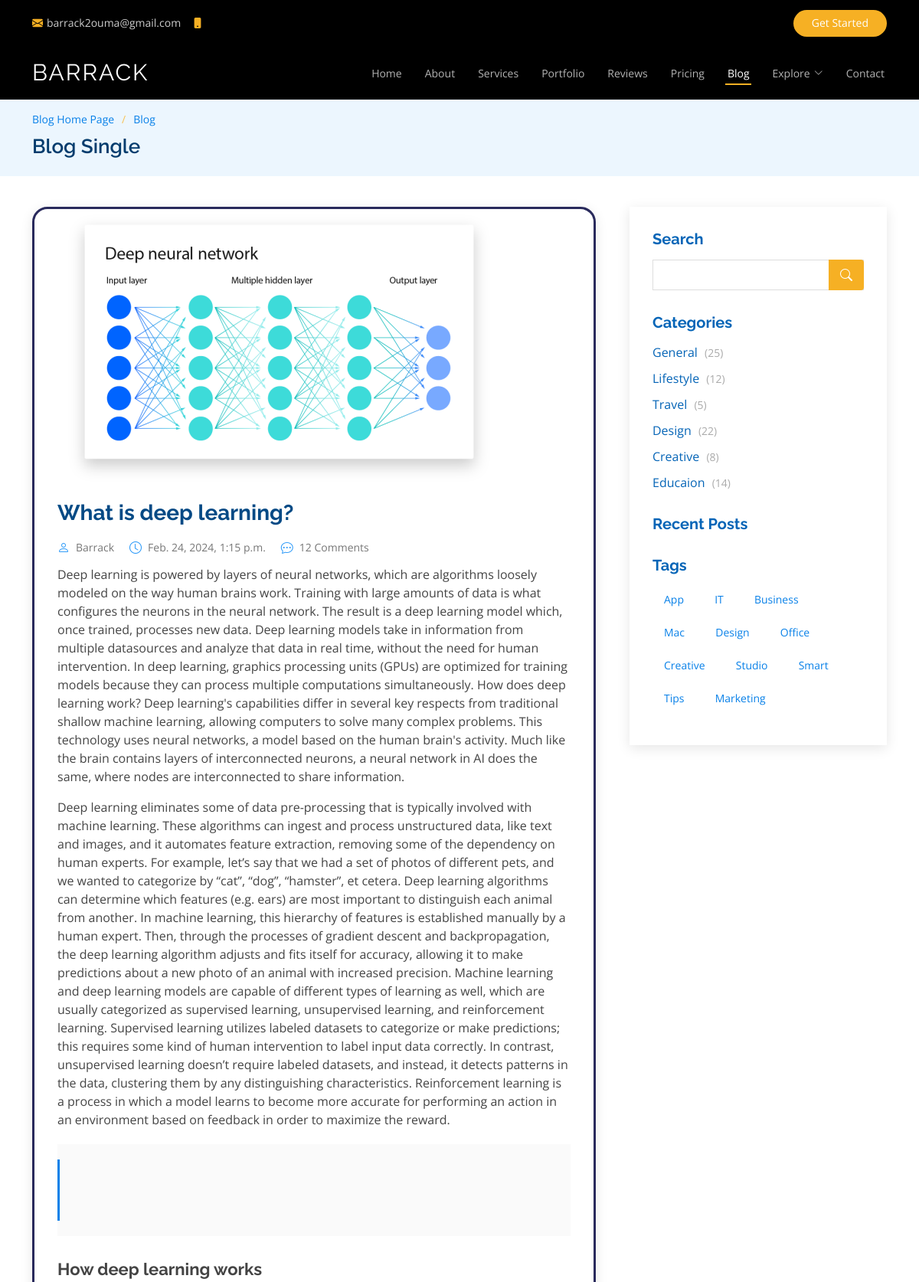
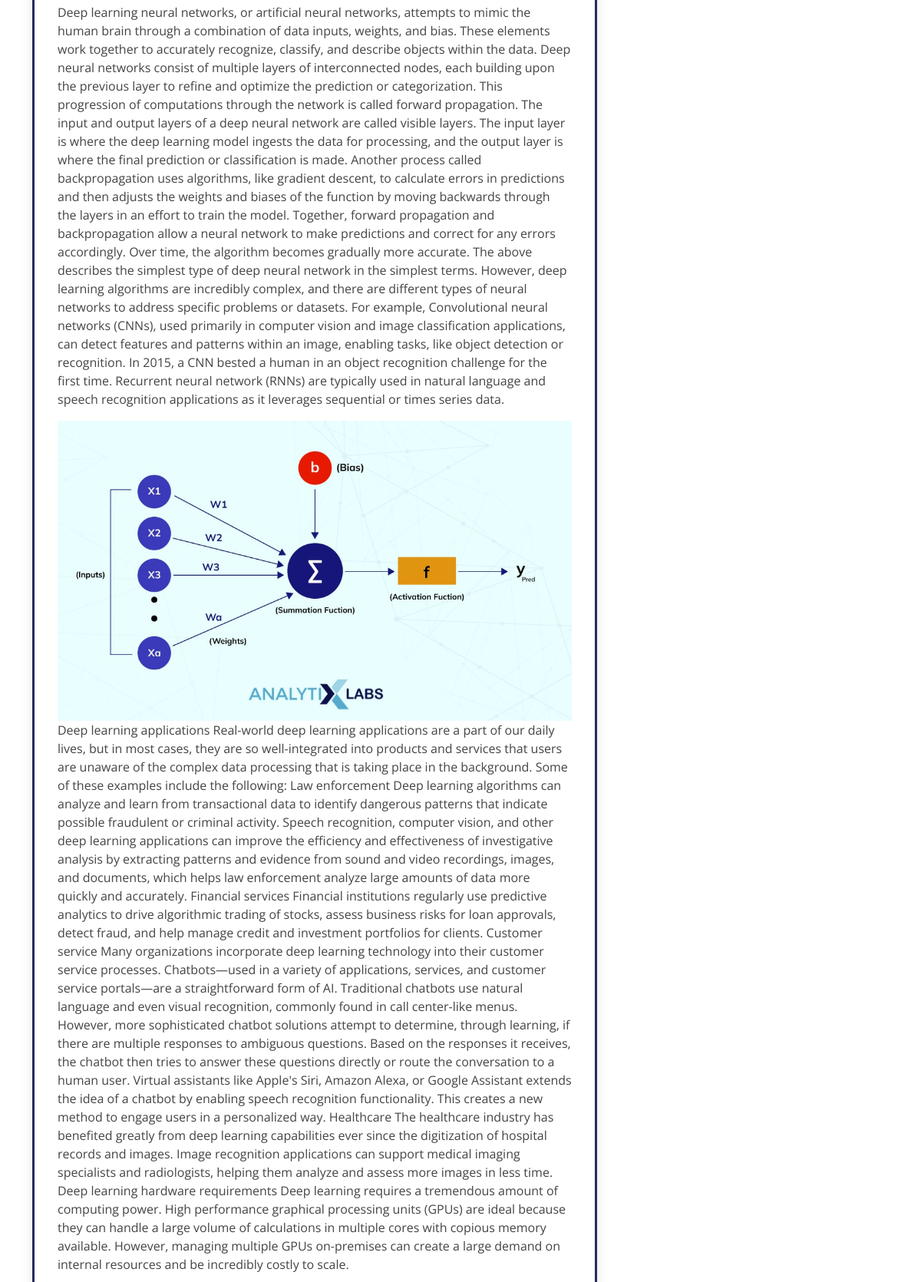
The page /blog_single/what-is-deep-learning/ (upper part) on the database its author committed (2 pictures, top to bottom).
### myapp/models.py (models this page shows, shortened)
class Post(models.Model):
    title = models.CharField(max_length=100)
    slug = models.SlugField(unique=True, blank=True)  # Make sure blank is allowed
    intro = models.TextField()
    paragraph_1 = models.TextField()
    my_back_quote = models.TextField()
    subheading = models.TextField()
    paragraph_2 = models.TextField()
    paragraph_3 = models.TextField()
    conclusion = models.TextField()
    created_at = models.DateTimeField(default=datetime.now, blank=True)
    image = models.ImageField(upload_to='uploads/', blank=True,null=True)
    image_2 = models.ImageField(upload_to='uploads/', blank=True, null=True)
    class Meta:
        ordering = ('-created_at',)

### myapp/views.py (the view)
# urls.py: path('blog_single/<slug:slug>/', views.blog_single, name='blog_single'),
def blog_single(request, slug):
    post = get_object_or_404(Post, slug=slug)
    return render(request, 'blog_single.html', {'post': post})

### templates/blog_single.html (shortened to what this page needs)
{% load static %}
<!DOCTYPE html>
<html lang="en">
  <head>
    <link href="{% static 'assets/vendor/animate.css/animate.min.css' %}" rel="stylesheet" />
    <link href="{% static 'assets/vendor/aos/aos.css' %}" rel="stylesheet" />
    <link
      href="{% static 'assets/vendor/bootstrap/css/bootstrap.min.css' %}"
      rel="stylesheet"
    />
    <link
      href="{% static 'assets/vendor/bootstrap-icons/bootstrap-icons.css' %}"
      rel="stylesheet"
    />
    <link href="{% static 'assets/vendor/boxicons/css/boxicons.min.css' %}" rel="stylesheet" />
    <link
      href="{% static 'assets/vendor/glightbox/css/glightbox.min.css' %}"
      rel="stylesheet"
    />
    <link href="{% static 'assets/vendor/remixicon/remixicon.css' %}" rel="stylesheet" />
    <link href="{% static 'assets/vendor/swiper/swiper-bundle.min.css' %}" rel="stylesheet" />
    <link href="{% static 'assets/css/style.css' %}" rel="stylesheet" />
  </head>
  <body>
    <div
      id="topbar"
      class="fixed-top d-flex align-items-center topbar-inner-pages"
    >
      <div
        class="container d-flex align-items-center justify-content-center justify-content-md-between"
      >
        <div class="contact-info d-flex align-items-center">
          <i class="bi bi-envelope-fill"></i
          ><a href="mailto:contact@example.com">barrack2ouma@gmail.com</a>
          <i class="bi bi-phone-fill phone-icon"></i> +254 7699 46415
        </div>
        <div class="cta d-none d-md-block">
          <a href="#about" class="scrollto">Get Started</a>
        </div>
      </div>
    </div>
    <header
      id="header"
      class="fixed-top d-flex align-items-center header-inner-pages"
    >
      <div class="container d-flex align-items-center justify-content-between">
        <h1 class="logo"><a href="{% url 'index' %}">BARRACK</a></h1>
        <nav id="navbar" class="navbar">
          <ul>
            <li><a class="nav-link scrollto" href="{% url 'index' %}">Home</a></li>
            <li><a class="nav-link scrollto" href="{% url 'index' %}#about">About</a></li>
            <li><a class="nav-link scrollto" href="{% url 'index' %}#services">Services</a></li>
            <li>
              <a class="nav-link scrollto" href="{% url 'index' %}#portfolio">Portfolio</a>
            </li>
            <li><a class="nav-link scrollto" href="{% url 'index' %}#team">Reviews</a></li>
            <li><a class="nav-link scrollto" href="{% url 'index' %}#pricing">Pricing</a></li>
            <li><a class="active" href="{% url 'blog' %}">Blog</a></li>
            <li class="dropdown">
              <a href="#"
                ><span>Explore</span> <i class="bi bi-chevron-down"></i
              ></a>
            </li>
            <li><a class="nav-link scrollto" href="{% url 'index' %}#contact">Contact</a></li>
          </ul>
        </nav>
      </div>
    </header>
    <main id="main">
      <section id="breadcrumbs" class="breadcrumbs">
        <div class="container">
          <ol>
            <li><a href="{% url 'blog' %}">Blog Home Page</a></li>
            <li><a href="{% url 'blog' %}">Blog</a></li>
          </ol>
          <h2>Blog Single</h2>
        </div>
      </section>
      <section id="blog" class="blog">
        <div class="container" data-aos="fade-up">
          <div class="row">
            <div class="col-lg-8 entries">
              <article class="entry entry-single">
                {% if post.image %}
                <div class="entry-img">
                  <img
                    src="{{ post.image.url }}"
                    alt=""
                    class="img-fluid"
                  />
                </div>
                {% endif %}
                <h2 class="entry-title">
                  <a href="{% url 'blog_single' slug=post.slug %}"
                    >{{ post.title }}</a
                  >
                </h2>
                <div class="entry-meta">
                  <ul>
                    <li class="d-flex align-items-center">
                      <i class="bi bi-person"></i>
                      <a href="#">Barrack</a>
                    </li>
                    <li class="d-flex align-items-center">
                      <i class="bi bi-clock"></i>
                      <a href="#"
                        ><time datetime="2020-01-01">{{ post.created_at }}</time></a
                      >
                    </li>
                    <li class="d-flex align-items-center">
                      <i class="bi bi-chat-dots"></i>
                      <a href="#">12 Comments</a>
                    </li>
                  </ul>
                </div>
                <div class="entry-content">
                  <p>
                    {{post.intro}}
                  </p>
                  <p>
                    {{post.paragraph_1}}
                  <blockquote>
                  </blockquote>
                  <h3>{{post.subheading}}</h3>
                  <p>
                    {{post.paragraph_2}}
                  </p>
                  {% if post.image %}
                  <img
                    src="{{ post.image_2.url }}"
                    class="img-fluid"
                    alt=""
                  />
                  {% endif %}
                  <p>
                    {{post.paragraph_3}}
                  </p>
                </div>
              </article>
            </div>
            <div class="col-lg-4">
              <div class="sidebar">
                <h3 class="sidebar-title">Search</h3>
                <div class="sidebar-item search-form">
                  <form action="">
                    <input type="text" />
                    <button type="submit"><i class="bi bi-search"></i></button>
                  </form>
                </div>
                <h3 class="sidebar-title">Categories</h3>
                <div class="sidebar-item categories">
                  <ul>
                    <li>
                      <a href="#">General <span>(25)</span></a>
                    </li>
                    <li>
                      <a href="#">Lifestyle <span>(12)</span></a>
                    </li>
                    <li>
                      <a href="#">Travel <span>(5)</span></a>
                    </li>
                    <li>
                      <a href="#">Design <span>(22)</span></a>
                    </li>
                    <li>
                      <a href="#">Creative <span>(8)</span></a>
                    </li>
                    <li>
                      <a href="#">Educaion <span>(14)</span></a>
                    </li>
                  </ul>
                </div>
                <h3 class="sidebar-title">Recent Posts</h3>
                <h3 class="sidebar-title">Tags</h3>
                <div class="sidebar-item tags">
                  <ul>
                    <li><a href="#">App</a></li>
                    <li><a href="#">IT</a></li>
                    <li><a href="#">Business</a></li>
                    <li><a href="#">Mac</a></li>
                    <li><a href="#">Design</a></li>
                    <li><a href="#">Office</a></li>
                    <li><a href="#">Creative</a></li>
                    <li><a href="#">Studio</a></li>
                    <li><a href="#">Smart</a></li>
                    <li><a href="#">Tips</a></li>
                    <li><a href="#">Marketing</a></li>
                  </ul>
                </div>
              </div>
            </div>
          </div>
        </div>
      </section>
    </main>
  </body>
</html>

### rows shown on the page
Post: image (picture), title "What is deep learning?", created_at "Feb. 24, 2024, 1:15 p.m.", intro "Deep learning is powered by layers of neural networks, which are algorithms loosely modeled on the way human brains work. Training with large amounts of data is what configures the neurons in the neural network. The result is a deep learning model which, once trained, processes new data. Deep learning models take in information from multiple datasources and analyze that data in real time, without the need for human intervention. In deep learning, graphics processing units (GPUs) are optimized for training models because they can process multiple computations simultaneously. How does deep learning work? Deep learning's capabilities differ in several key respects from traditional shallow…", paragraph_1 "Deep learning eliminates some of data pre-processing that is typically involved with machine learning. These algorithms can ingest and process unstructured data, like text and images, and it automates feature extraction, removing some of the dependency on human experts. For example, let’s say that we had a set of photos of different pets, and we wanted to categorize by “cat”, “dog”, “hamster”, et cetera. Deep learning algorithms can determine which features (e.g. ears) are most important to distinguish each animal from another. In machine learning, this hierarchy of features is established manually by a human expert. Then, through the processes of gradient descent and backpropagation, the…", subheading "How deep learning works", paragraph_2 "Deep learning neural networks, or artificial neural networks, attempts to mimic the human brain through a combination of data inputs, weights, and bias. These elements work together to accurately recognize, classify, and describe objects within the data. Deep neural networks consist of multiple layers of interconnected nodes, each building upon the previous layer to refine and optimize the prediction or categorization. This progression of computations through the network is called forward propagation. The input and output layers of a deep neural network are called visible layers. The input layer is where the deep learning model ingests the data for processing, and the output layer is where…", image_2 (picture), paragraph_3 "Deep learning applications Real-world deep learning applications are a part of our daily lives, but in most cases, they are so well-integrated into products and services that users are unaware of the complex data processing that is taking place in the background. Some of these examples include the following: Law enforcement Deep learning algorithms can analyze and learn from transactional data to identify dangerous patterns that indicate possible fraudulent or criminal activity. Speech recognition, computer vision, and other deep learning applications can improve the efficiency and effectiveness of investigative analysis by extracting patterns and evidence from sound and video recordings,…"
